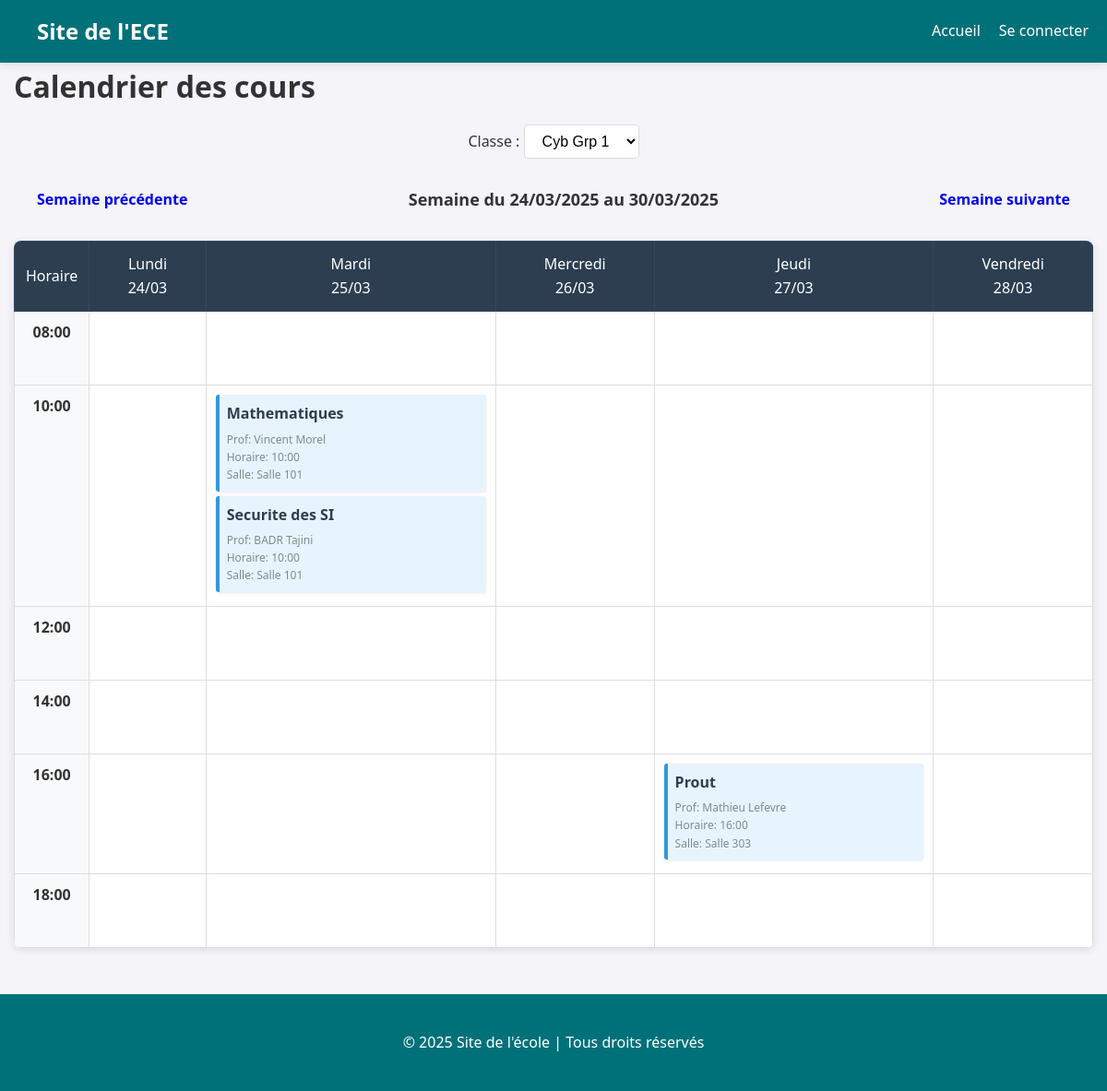
The app's page /pages/cal.php?classe=Cyb+Grp+1&semaine=-1, older data.
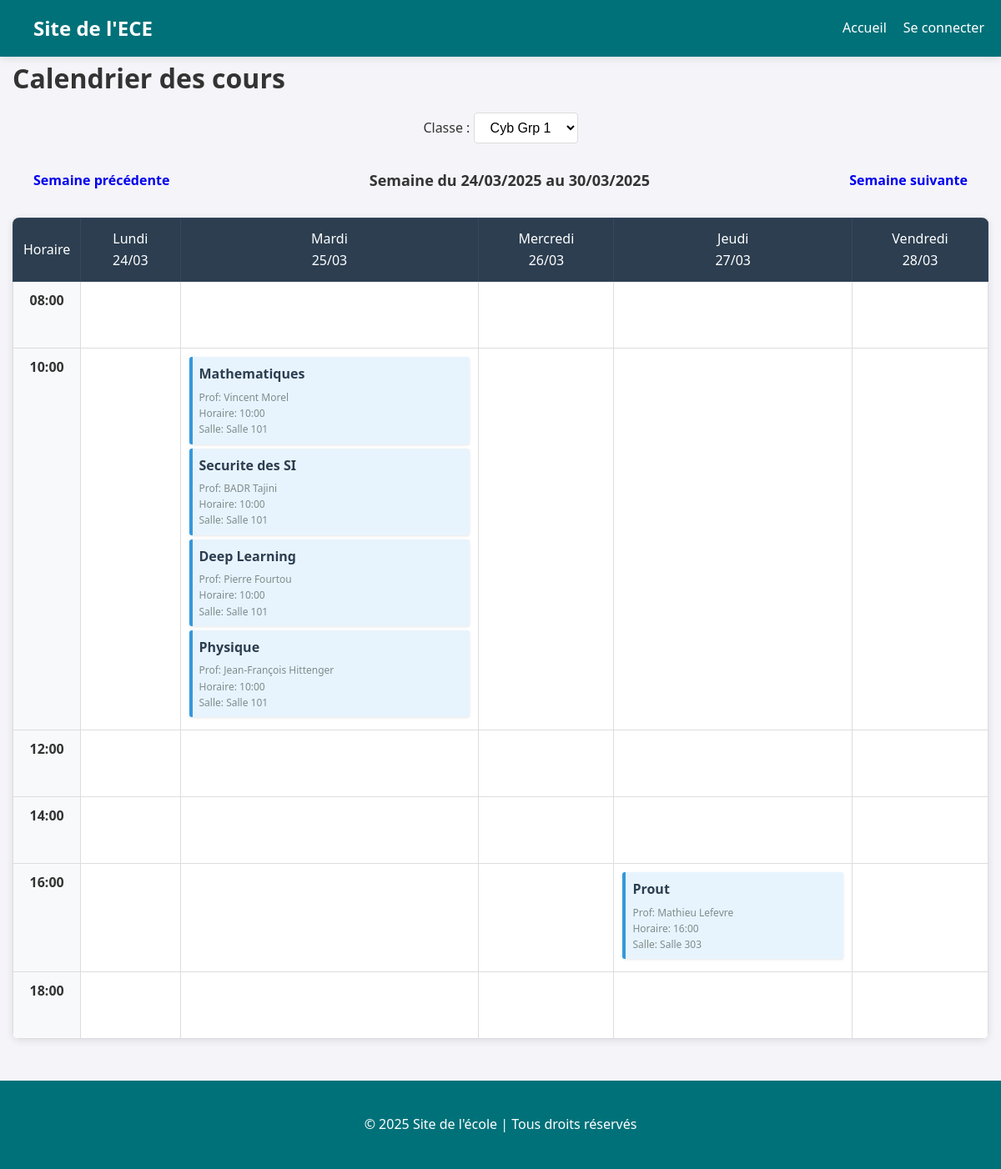
The same page, newer data.
### tables this page shows
CREATE TABLE IF NOT EXISTS cours (
    id INT AUTO_INCREMENT PRIMARY KEY,
    prof_id INT NOT NULL,
    classe VARCHAR(50) NOT NULL,
    matiere VARCHAR(50) NOT NULL,
    horaire DATETIME NOT NULL,
    salle VARCHAR(50) NOT NULL,
    FOREIGN KEY (prof_id) REFERENCES profs(id) ON DELETE CASCADE
);

### pages/cal.php (the view, shortened to what this page needs)
<?php
require_once '../config/db.php';
$stmt = $pdo->query("SELECT DISTINCT classe FROM cours ORDER BY classe");
$classes = $stmt->fetchAll(PDO::FETCH_COLUMN);
$selectedClass = isset($_GET['classe']) ? $_GET['classe'] : $classes[0];
$week = isset($_GET['semaine']) ? intval($_GET['semaine']) : 0;
$nextWeek = $week + 1;
$prevWeek = $week - 1;
$startDate = new DateTime();
$startDate->modify('monday this week');
$startDate->modify("+$week week");
$endDate = clone $startDate;
$endDate->modify('+6 days');
$startDateFormatted = $startDate->format('d/m/Y');
$endDateFormatted = $endDate->format('d/m/Y');
$startDateSql = $startDate->format('Y-m-d') . ' 00:00:00';
$endDateSql = $endDate->format('Y-m-d') . ' 23:59:59';
$stmt = $pdo->prepare("
    SELECT c.*, p.nom as prof_nom, p.prenom as prof_prenom
    FROM cours c
    JOIN profs p ON c.prof_id = p.id
    WHERE c.classe = :classe
    AND c.horaire BETWEEN :start_date AND :end_date
    ORDER BY c.horaire
");
$stmt->bindParam(':classe', $selectedClass);
$stmt->bindParam(':start_date', $startDateSql);
$stmt->bindParam(':end_date', $endDateSql);
$stmt->execute();
$cours = $stmt->fetchAll(PDO::FETCH_ASSOC);
$coursParJour = [];
$jours = ['Lundi', 'Mardi', 'Mercredi', 'Jeudi', 'Vendredi', 'Samedi', 'Dimanche'];
foreach ($cours as $cours_item) {
    $date = new DateTime($cours_item['horaire']);
    $jourSemaine = $date->format('w');
    $jourSemaine--;
    $heureDebut = $date->format('H:i');
    if (!isset($coursParJour[$jourSemaine])) {
        $coursParJour[$jourSemaine] = [];
    }
    $coursParJour[$jourSemaine][] = [
        'id' => $cours_item['id'],
        'matiere' => $cours_item['matiere'],
        'prof' => $cours_item['prof_prenom'] . ' ' . $cours_item['prof_nom'],
        'horaire' => $heureDebut,
        'salle' => $cours_item['salle']
    ];
}
?>
<?php include('../includes/header.php'); ?>
<!DOCTYPE html>
<html lang="fr">
<head>
    <link rel="stylesheet" href="../css/style.css">
</head>
<body>
    <div class="container">
        <h1>Calendrier des cours</h1>
        <div class="class-selection">
            <form action="" method="GET">
                <label for="classe">Classe :</label>
                <select name="classe" id="classe" onchange="this.form.submit()">
                    <?php foreach ($classes as $classe): ?>
                        <option value="<?= htmlspecialchars($classe) ?>" <?= $selectedClass === $classe ? 'selected' : '' ?>>
                            <?= htmlspecialchars($classe) ?>
                        </option>
                    <?php endforeach; ?>
                </select>
            </form>
        </div>
        <div class="week-navigation">
            <a href="?classe=<?= urlencode($selectedClass) ?>&semaine=<?= $prevWeek ?>" class="btn">Semaine précédente</a>
            <span class="current-week">Semaine du <?= $startDateFormatted ?> au <?= $endDateFormatted ?></span>
            <a href="?classe=<?= urlencode($selectedClass) ?>&semaine=<?= $nextWeek ?>" class="btn">Semaine suivante</a>
        </div>
        <div class="calendar">
            <table>
                <thead>
                    <tr>
                        <th>Horaire</th>
                        <?php
                        $currentDate = clone $startDate;
                        for ($i = 0; $i < 5; $i++):
                            $dayDate = $currentDate->format('d/m');
                            $currentDate->modify('+1 day');
                        ?>
                            <th><?= $jours[$i] ?><br><?= $dayDate ?></th>
                        <?php endfor; ?>
                    </tr>
                </thead>
                <tbody>
                    <?php
                    for ($heure = 8; $heure <= 18; $heure += 2):
                        $heureFormatee = sprintf("%02d:00", $heure);
                    ?>
                        <tr>
                            <td class="time-slot"><?= $heureFormatee ?></td>
                            <?php for ($jour = 0; $jour < 5; $jour++): ?>
                                <td class="course-cell">
                                    <?php
                                    if (isset($coursParJour[$jour])) {
                                        foreach ($coursParJour[$jour] as $cours_item) {
                                            $courseHour = (int)substr($cours_item['horaire'], 0, 2);
                                            if ($courseHour >= $heure && $courseHour < $heure + 2) {
                                                echo '<div class="course">';
                                                echo '<div class="course-name">' . htmlspecialchars($cours_item['matiere']) . '</div>';
                                                echo '<div class="course-details">';
                                                echo '<div>Prof: ' . htmlspecialchars($cours_item['prof']) . '</div>';
                                                echo '<div>Horaire: ' . htmlspecialchars($cours_item['horaire']) . '</div>';
                                                echo '<div>Salle: ' . htmlspecialchars($cours_item['salle']) . '</div>';
                                                echo '</div>';
                                                echo '</div>';
                                            }
                                        }
                                    }
                                    ?>
                                </td>
                            <?php endfor; ?>
                        </tr>
                    <?php endfor; ?>
                </tbody>
            </table>
        </div>
    </div>
</body>
</html>
<?php include('../includes/footer.php'); ?>

### includes/header.php (shortened to what this page needs)
<!DOCTYPE html>
<html lang="fr">
<head>
    <link rel="stylesheet" href="../css/style.css">
</head>
<body>
    <header>
        <div class="logo">
            <h1>Site de l'ECE</h1>
        </div>
        <nav>
            <ul>
                <li><a href="../pages/index.php">Accueil</a></li>
                <li><a href="../login/login.php">Se connecter</a></li>
            </ul>
        </nav>
    </header>

### includes/footer.php
<footer>
        <p>&copy; 2025 Site de l'école | Tous droits réservés</p>
    </footer>
</body>
</html>

### css/style.css (style rules this page uses)
:root { --primary: #007179; --primary-dark: #0c57c0; --secondary: #190038; --secondary-dark: #e04347; --light: #f4f4f9; --dark: #333; --gray: #535252; --light-gray: #e9ecef; --white: #ffffff; --shadow: 0 4px 15px rgba(0, 0, 0, 0.1); --shadow-strong: 0 8px 30px rgba(0, 0, 0, 0.1); --border-radius: 10px; --transition: all 0.3s ease; }
* { margin: 0; padding: 0; box-sizing: border-box; }
body { font-family: 'Segoe UI', Roboto, 'Helvetica Neue', Arial, sans-serif; margin: 0; padding: 0; background-color: var(--light); color: var(--dark); line-height: 1.6; }
.container { width: 100%; max-width: 1200px; margin: 0 auto; padding: 0 15px; }
h1, h2, h3, h4, h5, h6 { font-weight: 600; margin-bottom: 15px; }
.btn { display: inline-block; padding: 12px 25px; border-radius: 5px; text-decoration: none; font-weight: 600; cursor: pointer; transition: var(--transition); text-align: center; border: none; font-size: 16px; }
header { background-color: var(--primary); padding: 15px 0; color: white; position: sticky; top: 0; z-index: 1000; box-shadow: 0 2px 10px rgba(0, 0, 0, 0.1); }
header .logo h1 { margin-left: 20px; font-size: 24px; font-weight: bold; }
header nav ul { list-style-type: none; text-align: right; margin-right: 20px; }
header nav ul li { display: inline; margin-left: 25px; }
header nav ul li a { color: white; text-decoration: none; font-weight: 500; transition: var(--transition); position: relative; padding-bottom: 5px; }
header nav ul li a:after { content: ''; position: absolute; width: 0; height: 2px; bottom: 0; left: 0; background-color: white; transition: var(--transition); }
footer { background-color: var(--primary); color: white; text-align: center; padding: 40px 0; margin-top: 50px; }
header { display: flex; justify-content: space-between; align-items: center; padding: 15px 20px; }
header h1 { margin: 0; font-size: 1.5rem; }
header nav ul { margin: 0; display: flex; gap: 20px; }
header nav ul li { margin: 0; }
.class-selection { margin-bottom: 20px; text-align: center; }
select { padding: 8px 15px; border: 1px solid #ddd; border-radius: 4px; background-color: white; font-size: 16px; cursor: pointer; }
.week-navigation { display: flex; justify-content: space-between; align-items: center; margin: 20px 0; }
.current-week { font-weight: bold; font-size: 18px; }
.calendar { background-color: white; border-radius: 8px; box-shadow: 0 2px 10px rgba(0, 0, 0, 0.1); overflow-x: auto; }
table { width: 100%; border-collapse: collapse; }
th { background-color: #2c3e50; color: white; padding: 12px; text-align: center; font-weight: 500; border: 1px solid #34495e; }
td { border: 1px solid #ddd; padding: 10px; vertical-align: top; height: 80px; }
.time-slot { background-color: #f8f9fa; font-weight: bold; text-align: center; width: 80px; }
.course-cell { position: relative; }
.course { background-color: #e8f4fd; border-left: 4px solid #3498db; padding: 8px; margin-bottom: 5px; border-radius: 3px; box-shadow: 0 1px 3px rgba(0, 0, 0, 0.1); }
.course-name { font-weight: bold; margin-bottom: 5px; color: #2c3e50; }
.course-details { font-size: 12px; color: #7f8c8d; }

Row changes from the older to the newer data that the page shows:
added cours: matiere "Deep Learning", prof "Pierre Fourtou", horaire "10:00", salle "Salle 101"
added cours: matiere "Physique", prof "Jean-François Hittenger", horaire "10:00", salle "Salle 101"
